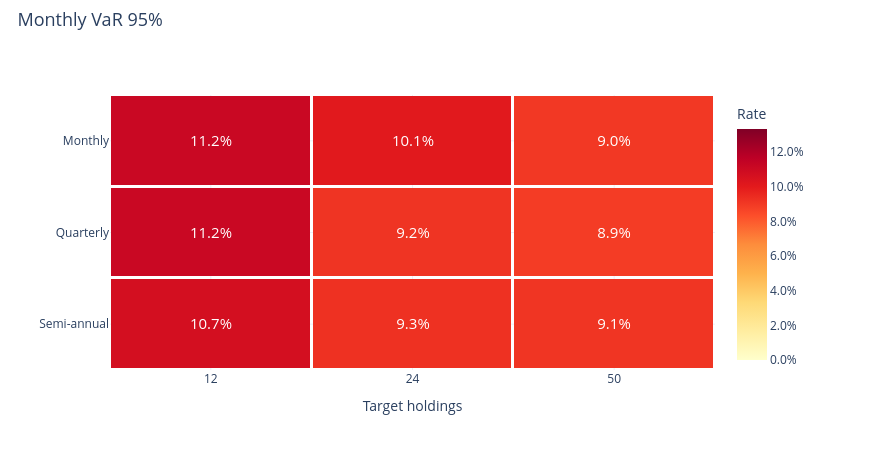

Notebook source saved alongside this figure:
### Markdown cell above
### Monthly 95% VaR

### Code cell
research.heatmap('monthly_var_95')

### Figure 1 — Plotly figure (JSON) as saved in the notebook; plotly's stock layout.template omitted (floating-point values rounded to 4 significant figures)
{"data": [{"colorbar": {"tickformat": ".1%", "title": {"text": "Rate"}}, "colorscale": [[0.0, "rgb(255,255,204)"], [0.125, "rgb(255,237,160)"], [0.25, "rgb(254,217,118)"], [0.375, "rgb(254,178,76)"], [0.5, "rgb(253,141,60)"], [0.625, "rgb(252,78,42)"], [0.75, "rgb(227,26,28)"], [0.875, "rgb(189,0,38)"], [1.0, "rgb(128,0,38)"]], "text": [["11.2%", "10.1%", "9.0%"], ["11.2%", "9.2%", "8.9%"], ["10.7%", "9.3%", "9.1%"]], "textfont": {"size": 15}, "texttemplate": "%{text}", "type": "heatmap", "x": ["12", "24", "50"], "xgap": 3, "y": ["Monthly", "Quarterly", "Semi-annual"], "ygap": 3, "z": [[0.1116, 0.101, 0.09031], [0.1116, 0.09185, 0.08905], [0.107, 0.09275, 0.09136]], "zmax": 0.1334, "zmin": 0.0}], "layout": {"height": 450, "hovermode": "closest", "legend": {"font": {"size": 12}, "itemclick": "toggle", "itemdoubleclick": "toggleothers", "x": 1.025, "y": 1}, "margin": {"b": 80, "l": 110, "r": 155, "t": 95}, "title": {"font": {"size": 18}, "text": "Monthly VaR 95%", "x": 0.02, "y": 0.97}, "width": 870, "xaxis": {"title": {"text": "Target holdings"}}, "yaxis": {"autorange": "reversed"}}}
